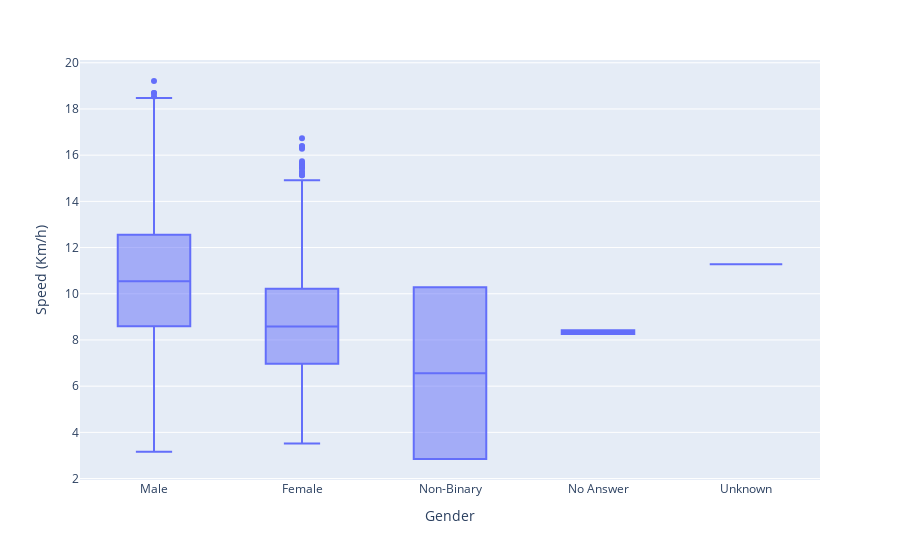
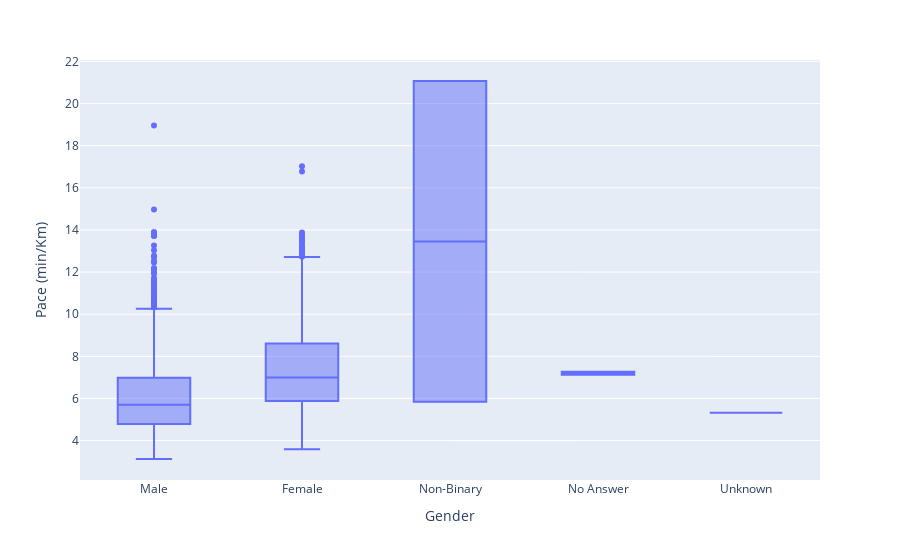

Here is the notebook cell these charts were saved with, in order:
### Markdown cell above
# Boxplot for Gender

(Notice: there is only one "Non-Binary" Gender answer)

### Code cell
#Boxplot for Speed
fig3 = px.box(df, x="Gender", y="Speed (Km/h)")
fig3.show()

#Boxplot for Pace
fig4 = px.box(df, x="Gender", y="Pace (min/Km)")
fig4.show()

### Figure 1 — Plotly figure (JSON) as saved in the notebook; plotly's stock layout.template omitted (floating-point values rounded to 4 significant figures; data arrays with more than 128 entries replaced by an {"elided": "..."} marker saying what was removed)
{"data": [{"alignmentgroup": "True", "hovertemplate": "Gender=%{x}<br>Speed (Km/h)=%{y}<extra></extra>", "legendgroup": "", "marker": {"color": "#636efa"}, "name": "", "notched": false, "offsetgroup": "", "orientation": "v", "showlegend": false, "type": "box", "x": {"elided": "4051 str values"}, "x0": " ", "xaxis": "x", "y": {"elided": "4051 float values"}, "y0": " ", "yaxis": "y"}], "layout": {"boxmode": "group", "legend": {"tracegroupgap": 0}, "margin": {"t": 60}, "xaxis": {"anchor": "y", "domain": [0, 1], "title": {"text": "Gender"}}, "yaxis": {"anchor": "x", "domain": [0, 1], "title": {"text": "Speed (Km/h)"}}}}

### Figure 2 — Plotly figure (JSON) as saved in the notebook; plotly's stock layout.template omitted (floating-point values rounded to 4 significant figures; data arrays with more than 128 entries replaced by an {"elided": "..."} marker saying what was removed)
{"data": [{"alignmentgroup": "True", "hovertemplate": "Gender=%{x}<br>Pace (min/Km)=%{y}<extra></extra>", "legendgroup": "", "marker": {"color": "#636efa"}, "name": "", "notched": false, "offsetgroup": "", "orientation": "v", "showlegend": false, "type": "box", "x": {"elided": "4051 str values"}, "x0": " ", "xaxis": "x", "y": {"elided": "4051 float values"}, "y0": " ", "yaxis": "y"}], "layout": {"boxmode": "group", "legend": {"tracegroupgap": 0}, "margin": {"t": 60}, "xaxis": {"anchor": "y", "domain": [0, 1], "title": {"text": "Gender"}}, "yaxis": {"anchor": "x", "domain": [0, 1], "title": {"text": "Pace (min/Km)"}}}}
